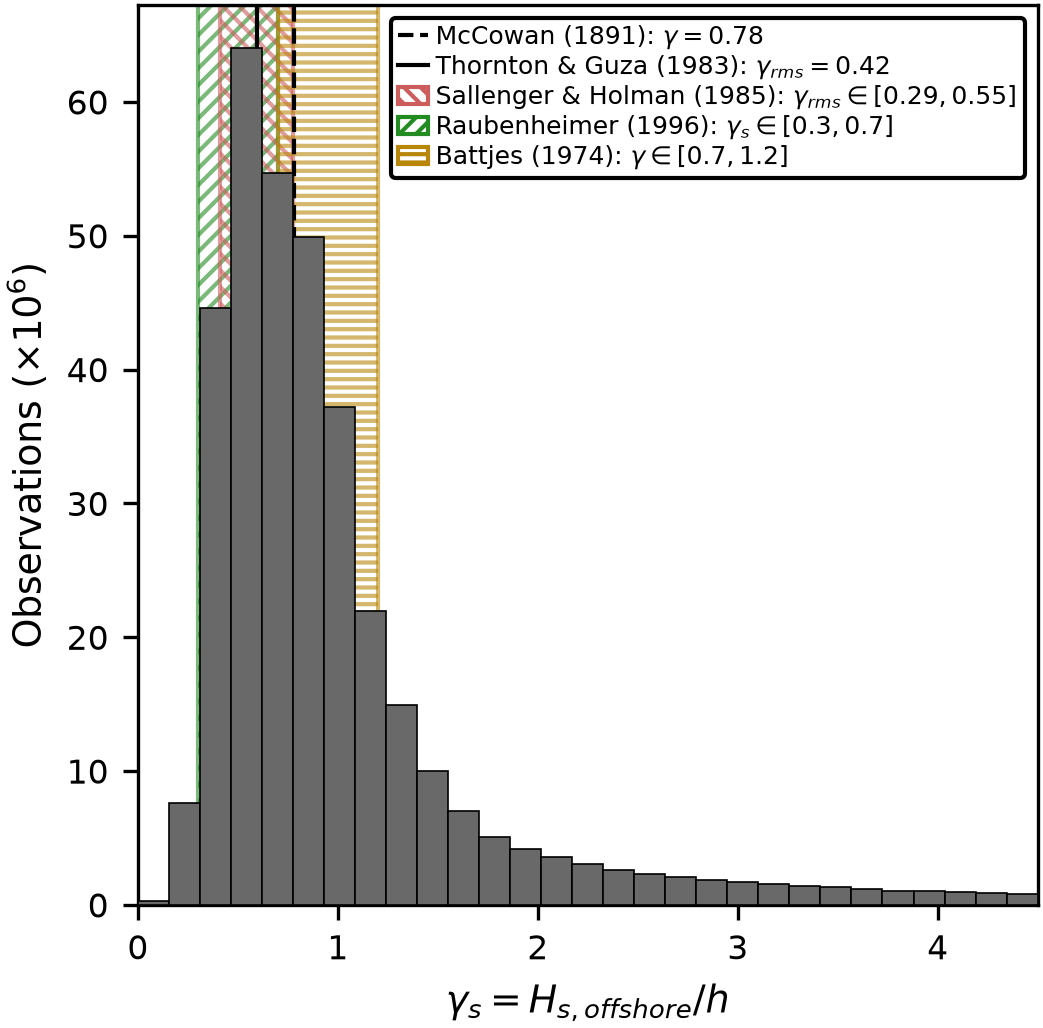

This chart was generated by the following Python code:
"""Breaker index histogram: observed Hs/h distribution vs. literature values."""

import numpy as np
import xarray as xr
import matplotlib.pyplot as plt
import matplotlib.patches as mpatches
from pathlib import Path

from common.figure_style import apply_style, savefig, COL_W

DATA_PATH   = str(Path(__file__).parent.parent / 'combined_dunex_dataset_v2_lerp.nc')
OUTPUT_PATH = str(Path(__file__).parent / '01_breaker_index_hist.png')

PIER_MIN = 490
PIER_MAX = 530


def main():
    apply_style()

    ds = xr.open_dataset(DATA_PATH)

    gamma_s = (ds.waveHs / (ds.depth + ds.setup)).values.flatten()
    # gamma_s = (ds.waveHs / (ds.depth)).values.flatten()
    counts  = ds.observation_count.values.flatten()
    valid   = ~(np.isnan(gamma_s) | np.isnan(counts)) & (counts > 0) & (gamma_s > 0)

    H_rms_to_Hs = np.sqrt(2)  # Hs = sqrt(2) * Hrms for Rayleigh distribution

    # McCowan (1891)
    mccowan_gamma = 0.78

    # Thornton & Guza (1983) — reported as gamma_rms; convert to gamma_s for plotting
    thornton_guza_gamma_rms = 0.42
    thornton_guza_gamma_s   = thornton_guza_gamma_rms * H_rms_to_Hs

    # Sallenger & Holman (1985) — reported as gamma_rms range; convert to gamma_s for plotting
    sallenger_holman_gamma_rms_low  = 0.29
    sallenger_holman_gamma_rms_high = 0.55
    sallenger_holman_gamma_s_low    = sallenger_holman_gamma_rms_low  * H_rms_to_Hs
    sallenger_holman_gamma_s_high   = sallenger_holman_gamma_rms_high * H_rms_to_Hs
    print(f'{sallenger_holman_gamma_s_low=}')
    print(f'{sallenger_holman_gamma_s_high=}')

    # Raubenheimer (1996) — reported as gamma_s range
    raubenheimer_gamma_s_low  = 0.3
    raubenheimer_gamma_s_high = 0.7

    # Battjes (1974); see related discussion in Raubenheimer.
    battjes_gamma_low  = 0.7
    battjes_gamma_high = 1.2

    fig, ax = plt.subplots(figsize=(COL_W, COL_W))

    # Background literature ranges
    ax.axvspan(raubenheimer_gamma_s_low, raubenheimer_gamma_s_high, facecolor='none', edgecolor='forestgreen',
               hatch='//////', alpha=0.6, zorder=1)
    ax.axvspan(sallenger_holman_gamma_s_low, sallenger_holman_gamma_s_high, facecolor='none', edgecolor='indianred',
               hatch='\\\\\\\\\\\\', alpha=0.6, zorder=1)
    ax.axvspan(battjes_gamma_low, battjes_gamma_high, facecolor='none', edgecolor='darkgoldenrod',
               hatch='------', alpha=0.6, zorder=1)

    # Literature lines
    ax.axvline(mccowan_gamma,       color='black', linestyle='--', linewidth=1.0, zorder=2)
    ax.axvline(thornton_guza_gamma_s, color='black', linestyle='-',  linewidth=1.0, zorder=2)

    # Histogram
    x_max = 4.5
    bins = np.linspace(0, x_max, 30)
    ax.hist(gamma_s[valid], bins=bins, weights=counts[valid],
            color='dimgray', edgecolor='black', linewidth=0.4, zorder=3)

    ax.set_xlabel(r'$\gamma_s = H_{s,offshore} / h$')
    ax.set_ylabel(r'Observations $(\times 10^6)$')
    ax.set_box_aspect(1)
    ax.yaxis.set_major_formatter(plt.FuncFormatter(lambda x, _: f'{x/1e6:.0f}'))

    ax.set_xlim(0, x_max)

    legend_elements = [
        plt.Line2D([0], [0], color='black', linestyle='--', linewidth=1.0,
                   label=rf'McCowan (1891): $\gamma = {mccowan_gamma}$'),
        plt.Line2D([0], [0], color='black', linestyle='-', linewidth=1.0,
                   label=rf'Thornton & Guza (1983): $\gamma_{{rms}} = {thornton_guza_gamma_rms}$'),
        mpatches.Patch(edgecolor='indianred', facecolor='none',
                       hatch='\\\\\\\\\\\\',
                       label=rf'Sallenger & Holman (1985): $\gamma_{{rms}} \in [{sallenger_holman_gamma_rms_low}, {sallenger_holman_gamma_rms_high}]$'),
        mpatches.Patch(edgecolor='forestgreen', facecolor='none', hatch='//////',
                       label=rf'Raubenheimer (1996): $\gamma_s \in [{raubenheimer_gamma_s_low}, {raubenheimer_gamma_s_high}]$'),
        mpatches.Patch(edgecolor='darkgoldenrod', facecolor='none', hatch='------',
                       label=rf'Battjes (1974): $\gamma \in [{battjes_gamma_low}, {battjes_gamma_high}]$'),
    ]
    ax.legend(handles=legend_elements, loc='upper right', frameon=True,
              framealpha=1.0, edgecolor='black', fontsize=6,
              borderpad=0.3, labelspacing=0.2, handletextpad=0.3, handlelength=1.2)

    fig.tight_layout(pad=0.3)
    savefig(fig, OUTPUT_PATH)

    # Summary stats
    gv, wt  = gamma_s[valid], counts[valid]
    total   = wt.sum()
    pct     = wt[(gv >= raubenheimer_gamma_s_low) & (gv <= battjes_gamma_high)].sum() / total * 100
    w_mean  = np.average(gv, weights=wt)
    si      = np.argsort(gv)
    w_med   = gv[si][np.searchsorted(np.cumsum(wt[si]), 0.5 * total)]
    hist, _ = np.histogram(gv, bins=bins, weights=wt)
    w_mode  = 0.5 * (bins[hist.argmax()] + bins[hist.argmax() + 1])
    print(f"% in [{raubenheimer_gamma_s_low}, {battjes_gamma_high}]:  {pct:.1f}%")
    print(f"Weighted mean:     {w_mean:.4f}")
    print(f"Weighted median:   {w_med:.4f}")
    print(f"Weighted mode:     {w_mode:.4f}  (bin center, width {bins[1]-bins[0]:.4f})")


if __name__ == '__main__':
    main()
